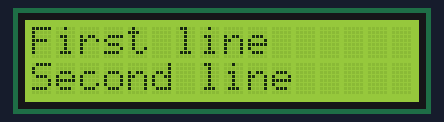
The sketch below on a simulated Arduino Uno, built with avr-gcc and run on an emulated ATmega328P. Shown: 16×2 character LCD. What the sketch prints to the serial monitor is not drawn.

Above: at 0.1 s.

The sketch:

lcd_check.ino
```cpp
#include <LiquidCrystal.h>
LiquidCrystal lcd(8, 9, 10, 11, 12, 13); /*rs,en,d4,d5,d6,d7*/

void setup()
{
  lcd.begin(16, 2);
  Serial.begin(9600);
}

void loop()
{
  lcd.setCursor(0, 0);    // (column , row)
  lcd.print("First line");   // for anything to print on lcd firstline
  Serial.println("First line");  // for printing in serial monitor

  lcd.setCursor(0, 1);   //(column , row)
  lcd.print("Second line");  // for anything to print on lcd secondline
  Serial.println("Second line");  // for printing in serial monitor

  delay(1000);   // clear entire lcd display within 1 second delay
  lcd.clear();  // clear lcd display to avoid overlapping

}
```
